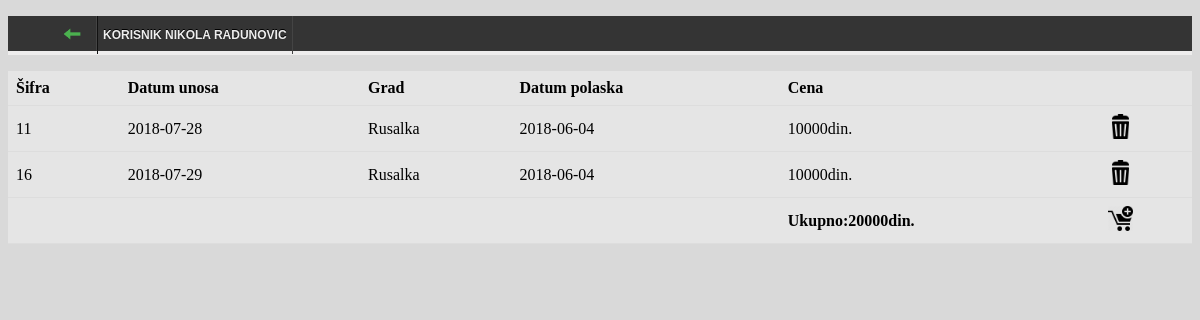
The app's page /Korpa.php (signed in) with its own data.
### tables this page shows
CREATE TABLE `narudzbenica` (
  `idNarudzbenica` int(11) NOT NULL,
  `datumKupovine` date NOT NULL,
  `idKupac` int(11) NOT NULL,
  `idAranzman` int(11) NOT NULL
);

CREATE TABLE `aranzman` (
  `id` int(11) NOT NULL,
  `ponude` varchar(16) NOT NULL,
  `agencija` varchar(20) NOT NULL,
  `grad` varchar(32) NOT NULL,
  `tip_smestaja` varchar(16) NOT NULL,
  `prevoz` varchar(16) NOT NULL,
  `datum_polaska` date NOT NULL,
  `komentar` varchar(32) DEFAULT NULL,
  `cena` float NOT NULL
);

### php/login_config.php (called while the page is built, shortened)
<?php
function getUserData($userID){
    $upit="select * from login where id_user=$userID limit 1";
    $con= mysqli_connect("localhost","root","","projekat");
        $rez= mysqli_query($con, $upit);
            return mysqli_fetch_array($rez,1);
}
?>

### php/profil.php (the view, shortened to what this page needs)
<?php
class profil {
    public function prikazi_korpu($id){
        $this->id=$id;
        $sqlUpit="select idNarudzbenica,datumKupovine,grad,datum_polaska,cena"
            ." from narudzbenica as n join aranzman as a on n.`idAranzman`=a.id"
               ." where n.`idKupac`='".$this->id."'";
        if(!($rezulat= mysqli_query($GLOBALS['link'], $sqlUpit))){
            die("Ne može se izvršiti upit ".mysqli_error($GLOBALS['link']));
        }
        $niz= mysqli_fetch_all($rezulat);
        $ukupno=0;
            echo "<table width=100% style='border-collapse:collapse; background-color:#e5e5e5;'>";
            echo "<tr><th style='padding:8px; text-align:left; border-bottom:1px solid #ddd;'>Šifra</th>";
            echo "<th style='padding:8px; text-align:left; border-bottom:1px solid #ddd;'>Datum unosa</th>";
            echo "<th style='padding:8px; text-align:left; border-bottom:1px solid #ddd;'>Grad</th>";
            echo "<th style='padding:8px; text-align:left; border-bottom:1px solid #ddd;'>Datum polaska</th>";
            echo "<th style='padding:8px; text-align:left; border-bottom:1px solid #ddd;'>Cena</th>";
            echo "<th style='padding:8px; text-align:left; border-bottom:1px solid #ddd;'>&nbsp;</th></tr>";
            foreach($niz as $korpa){
                echo "<tr><td style='padding:8px; text-align:left; border-bottom:1px solid #ddd;'>".$korpa[0]."</td>";
                    echo "<td style='padding:8px; text-align:left; border-bottom:1px solid #ddd;'>".$korpa[1]."</td>";
                    echo "<td style='padding:8px; text-align:left; border-bottom:1px solid #ddd;'>".$korpa[2]."</td>";
                    echo "<td style='padding:8px; text-align:left; border-bottom:1px solid #ddd;'>".$korpa[3]."</td>";
                    echo "<td style='padding:8px; text-align:left; border-bottom:1px solid #ddd;'>".$korpa[4]."din.</td>";
                    echo "<td style='padding:8px; text-align:left; border-bottom:1px solid #ddd;'><a href='brisi-korpa.php?id=".$korpa[0]."' onclick='return brisi(this.id)'><img src='pictures/trashcan.png'"
                            ."width='25' height='25' alt='obrisi' title='briši'></a></td></tr>";
                    $ukupno+=$korpa[4];
            }
            echo "<tr><th style='padding:8px; text-align:left; border-bottom:1px solid #ddd;' colspan='4'>&nbsp;</th>";
            echo "<th style='padding:8px; text-align:left; border-bottom:1px solid #ddd;'>Ukupno:".$ukupno."din.</th>";
            echo "<td style='padding:8px; text-align:left; border-bottom:1px solid #ddd;'><a href='kupi-korpa.php?suma=".$ukupno."' onclick='return kupi(this.suma)'><img src='pictures/buy.png'"
                            ."width='25' height='25' alt='obrisi' title='kupi'></a></td></tr>";
            echo "</table>";
    }
}

### Korpa.php (shortened to what this page needs)
<?php
 require('php/login_config.php');
 if(!isset($_SESSION['userID'])){
    header("Location:login-form.php");
    exit();
 }
 else{
    $userData=getUserData($_SESSION['userID']);
 }
?>
<!DOCTYPE html>
<html>
    <head>
        <link rel="stylesheet" type="text/css" href="strana0.css">
        <link rel="stylesheet" type="text/css" href="navbar.css">
    </head>
    <body>
        <nav>
		<ul id="menu">
                    <li class="home"><a href='profile.php'><img style="vertical-align: middle;" src="pictures/menu/arrow-left.png" height="20px" width="20px"></a></li>
                    <li class="home"><p style="padding-left: 5px; padding-right: 5px;">Korisnik <?php echo $userData["name"]; ?> </p></li>
		</ul>
	</nav>
        <?php
        require_once "php/profil.php";
        $profil=new profil();
        $profil->prikazi_korpu($_SESSION["userID"]);
        ?>
    </body>
</html>

### strana0.css (style rules this page uses)
body { background-color: #d9d9d9; }

### navbar.css (style rules this page uses)
#menu { background: #343434; color: #eee; height: 35px; border-bottom: 4px solid #eeeded; }
#menu ul, #menu li { margin: 0 0; padding: 0 0 ; list-style: none; }
#menu li { float: left; display: inline; position: relative; font: bold 12px Arial; text-shadow: 0 -1px 0 #000; border-right: 1px solid #444; border-left: 1px solid #111; text-transform: uppercase; }
#menu li:first-child { border-left: none; }
#menu a { display: block; line-height: 35px; padding: 0 14px; text-decoration: none; color: #eee; }

### records on screen
narudzbenica: idNarudzbenica "11", datumKupovine "2018-07-28", idAranzman.grad "Rusalka", idAranzman.datum_polaska "2018-06-04", idAranzman.cena "10000"
narudzbenica: idNarudzbenica "16", datumKupovine "2018-07-29", idAranzman.grad "Rusalka", idAranzman.datum_polaska "2018-06-04", idAranzman.cena "10000"

### other values on screen
$userData["name"] "NIKOLA RADUNOVIC"
$ukupno "20000"
